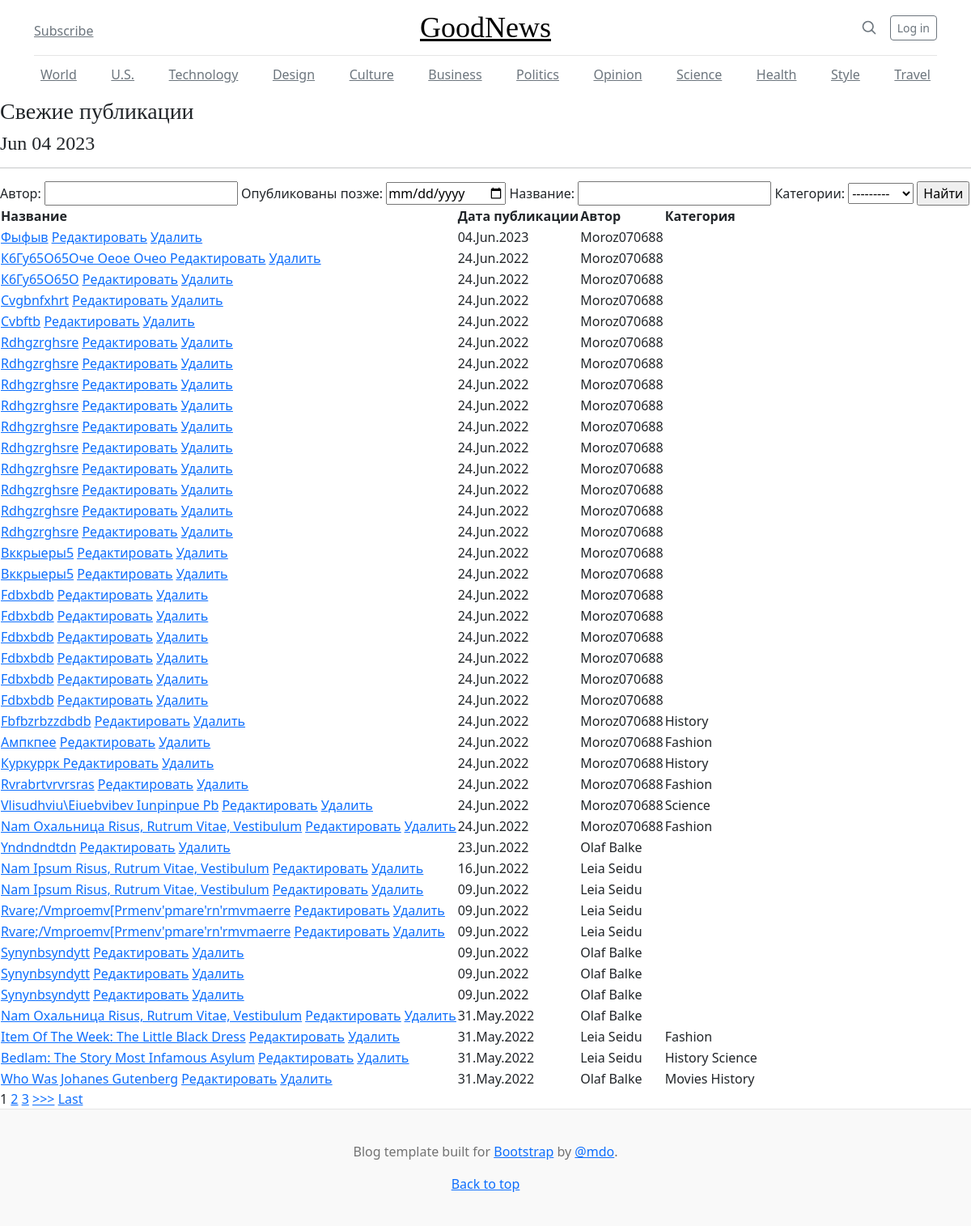
Screenshot of /search with the database file from the repository.
### news/models.py (models this page shows, shortened)
class Post(models.Model):
    author = models.ForeignKey(Author, on_delete=models.CASCADE)
    post_type = models.CharField(max_length=3, choices=[('ART', 'Article'), ('NEW', 'News')], default='A')
    creation_date = models.DateTimeField(auto_now_add=True)
    categories = models.ManyToManyField(Category, through='PostCategory', related_name="post_categories")
    post_title = models.CharField(max_length=255)
    post_text = models.TextField()
    post_rating = models.IntegerField(default=0)

class Author(models.Model):
    user = models.OneToOneField(User, on_delete=models.CASCADE)
    user_rating = models.IntegerField(default=0)
    def __str__(self):
        return f'{self.user}'

class Category(models.Model):
    category_name = models.CharField(max_length=256, unique=True)
    subscribers = models.ManyToManyField(User, through='UserCategory')

### news/views.py (the view)
# urls.py: path('search', Search.as_view(), name='search_list'),
class Search(ListView):
    model = Post
    template_name = 'search.html'
    context_object_name = 'search_list'
    ordering = '-creation_date'
    paginate_by = 10
    def get_context_data(self, **kwargs):
        context = super().get_context_data(**kwargs)
        context['time_now'] = datetime.utcnow()
        context['filter'] = PostFilter(self.request.GET, queryset=self.get_queryset())
        return context
    def get_queryset(self):
        queryset = super().get_queryset()
        return PostFilter(self.request.GET, queryset=queryset).qs

### templates/news/post_list.html (shortened to what this page needs)
{% extends 'flatpages/default.html' %}
{% load custom_filters %}
{% block content %}
    <h3>Свежие публикации </h3>
    <h4> {{ time_now|date:'M d Y' }}</h4>
    <hr>
<form method="GET">
    {{ filter.form }}
    <input type="submit" value="Найти">
</form>
<table>
    <thead>
        <th>Название</th>
        <th>Дата публикации</th>
        <th>Автор</th>
        <th>Категория</th>
    </thead>
    {% for post in filter.qs %}
    <tr>
        <td>
            <a href="{% url 'post_detail' post.id %}">{{ post.post_title |  title }}</a>
            <a href="{% url 'post_update' post.id %}"><u>Редактировать</u></a>
            <a href="{% url 'post_delete' post.id %}"><u>Удалить</u></a>
        </td>
        <td>{{ post.creation_date | date:'d.M.Y' }}</td>
        <td>{{ post.author | title }}</td>
        <td>{% for category in post.categories.all %}
            {{ category.category_name }}
            {% endfor %}
        </td>
    </tr>
    {% endfor %}
</table>
{% if is_paginated %}
    {% for num in page_obj.paginator.page_range %}
        {% if page_obj.number == num %}
            <a>{{ num }}</a>
        {% elif num > page_obj.number|add:'-3' and num < page_obj.number|add:'3' %}
            <a href="?page={{ num }}">{{ num }}</a>
        {% endif %}
    {% endfor %}
    {% if page_obj.has_next %}
        <a href="?page={{ page_obj.next_page_number }}">>>></a>
        <a href="?page={{ page_obj.paginator.num_pages }}">Last</a>
    {% endif %}
{% endif %}
{% endblock content %}

### static/css/blog.css (style rules this page uses)
h1, h2, h3, h4, h5, h6 { font-family: "Playfair Display", Georgia, "Times New Roman", serif; }

### rows the page displays
Post: post_title "Фыфыв", creation_date "04.Jun.2023", author "Moroz070688"
Post: post_title "К6Гу65О65Оче Оеое Очео", creation_date "24.Jun.2022", author "Moroz070688"
Post: post_title "К6Гу65О65О", creation_date "24.Jun.2022", author "Moroz070688"
Post: post_title "Cvgbnfxhrt", creation_date "24.Jun.2022", author "Moroz070688"
Post: post_title "Cvbftb", creation_date "24.Jun.2022", author "Moroz070688"
Post: post_title "Rdhgzrghsre", creation_date "24.Jun.2022", author "Moroz070688"
Post: post_title "Rdhgzrghsre", creation_date "24.Jun.2022", author "Moroz070688"
Post: post_title "Rdhgzrghsre", creation_date "24.Jun.2022", author "Moroz070688"
Post: post_title "Rdhgzrghsre", creation_date "24.Jun.2022", author "Moroz070688"
Post: post_title "Rdhgzrghsre", creation_date "24.Jun.2022", author "Moroz070688"
Post: post_title "Rdhgzrghsre", creation_date "24.Jun.2022", author "Moroz070688"
Post: post_title "Rdhgzrghsre", creation_date "24.Jun.2022", author "Moroz070688"
Post: post_title "Rdhgzrghsre", creation_date "24.Jun.2022", author "Moroz070688"
Post: post_title "Rdhgzrghsre", creation_date "24.Jun.2022", author "Moroz070688"
Post: post_title "Rdhgzrghsre", creation_date "24.Jun.2022", author "Moroz070688"
Post: post_title "Вккрыеры5", creation_date "24.Jun.2022", author "Moroz070688"
Post: post_title "Вккрыеры5", creation_date "24.Jun.2022", author "Moroz070688"
Post: post_title "Fdbxbdb", creation_date "24.Jun.2022", author "Moroz070688"
Post: post_title "Fdbxbdb", creation_date "24.Jun.2022", author "Moroz070688"
Post: post_title "Fdbxbdb", creation_date "24.Jun.2022", author "Moroz070688"
Post: post_title "Fdbxbdb", creation_date "24.Jun.2022", author "Moroz070688"
Post: post_title "Fdbxbdb", creation_date "24.Jun.2022", author "Moroz070688"
Post: post_title "Fdbxbdb", creation_date "24.Jun.2022", author "Moroz070688"
Post: post_title "Fbfbzrbzzdbdb", creation_date "24.Jun.2022", author "Moroz070688"
Category: category_name "History"
Post: post_title "Ампкпее", creation_date "24.Jun.2022", author "Moroz070688"
Category: category_name "Fashion"
Post: post_title "Куркуррк", creation_date "24.Jun.2022", author "Moroz070688"
Post: post_title "Rvrabrtvrvrsras", creation_date "24.Jun.2022", author "Moroz070688"
Post: post_title "Vlisudhviu\\Eiuebvibev Iunpinpue Pb", creation_date "24.Jun.2022", author "Moroz070688"
Category: category_name "Science"
Post: post_title "Nam Охальница Risus, Rutrum Vitae, Vestibulum", creation_date "24.Jun.2022", author "Moroz070688"
Post: post_title "Yndndndtdn", creation_date "23.Jun.2022", author "Olaf Balke"
Post: post_title "Nam Ipsum Risus, Rutrum Vitae, Vestibulum", creation_date "16.Jun.2022", author "Leia Seidu"
Post: post_title "Nam Ipsum Risus, Rutrum Vitae, Vestibulum", creation_date "09.Jun.2022", author "Leia Seidu"
Post: post_title "Rvare;/Vmproemv[Prmenv'pmare'rn'rmvmaerre", creation_date "09.Jun.2022", author "Leia Seidu"
Post: post_title "Rvare;/Vmproemv[Prmenv'pmare'rn'rmvmaerre", creation_date "09.Jun.2022", author "Leia Seidu"
Post: post_title "Synynbsyndytt", creation_date "09.Jun.2022", author "Olaf Balke"
Post: post_title "Synynbsyndytt", creation_date "09.Jun.2022", author "Olaf Balke"
Post: post_title "Synynbsyndytt", creation_date "09.Jun.2022", author "Olaf Balke"
Post: post_title "Nam Охальница Risus, Rutrum Vitae, Vestibulum", creation_date "31.May.2022", author "Olaf Balke"
Post: post_title "Item Of The Week: The Little Black Dress", creation_date "31.May.2022", author "Leia Seidu"
Post: post_title "Bedlam: The Story Most Infamous Asylum", creation_date "31.May.2022", author "Leia Seidu"
Post: post_title "Who Was Johanes Gutenberg", creation_date "31.May.2022", author "Olaf Balke"
Category: category_name "Movies"

### other values shown
{{ time_now|date:'M d Y' }} "Jun 04 2023"
{{ num }} "1"
{{ num }} "2" "3"
